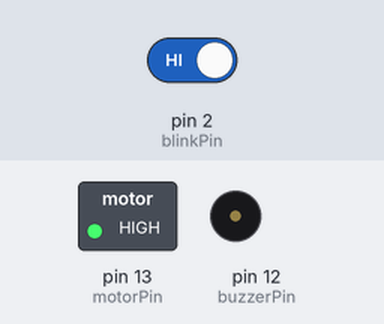
Recording of a sketch running on a simulated Arduino Uno, built with avr-gcc and run on an emulated ATmega328P. Parts: switched loads named in the sketch (green lamp = pin HIGH), buzzer (waves = sounding, pin HIGH). Inputs (shaded band) come from the test bench; at power-on: pin 2 (blinkPin) HIGH.

Above: at 1.2 s.
1.3 s: pin 2 (blinkPin) driven LOW
At 2.4 s:
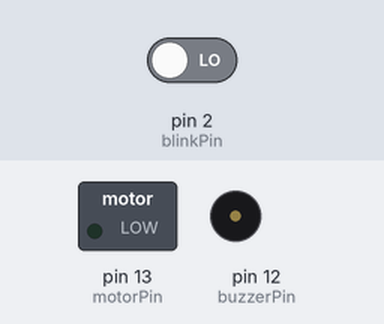
2.8 s: pin 2 (blinkPin) driven HIGH
At 4.7 s:
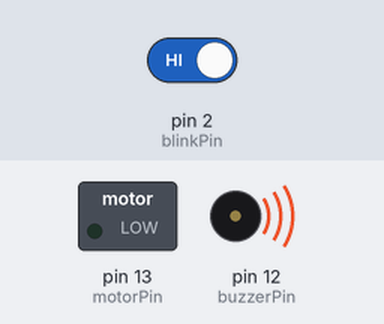
At 6.6 s:
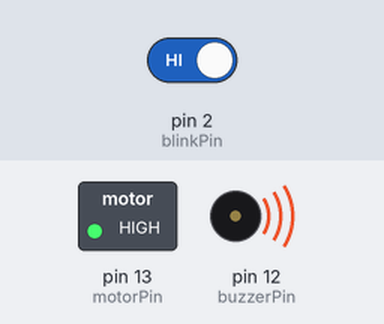
Timing chart, 0 to 8.1 s (numbered marks = the images above; inputs shaded):
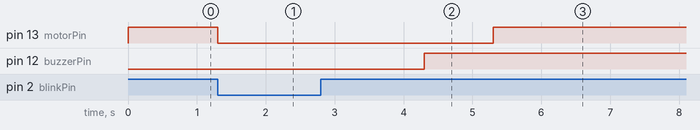

Measured:
- after the input at 1.3 s, pin 13 (motorPin): HIGH → LOW at once
- after the input at 2.8 s, pin 13 (motorPin): LOW → HIGH after 2.5 s; pin 12 (buzzerPin): LOW → HIGH after 1.5 s

The sketch:

Initial_Experimented_code_Anti_sleep_alarm_detection.ino
```cpp
//Program code for Anti sleep alram Detector for drivers
//Telugu Experiments with Lokesh

const int blinkPin = 2;
const int motorPin =  13;
const int buzzerPin =  12;

long time;

void setup() {
  pinMode(motorPin, OUTPUT);
  pinMode(buzzerPin, OUTPUT);
  pinMode(blinkPin, INPUT);
  digitalWrite(motorPin, HIGH);
}

void loop() {

 if(!digitalRead(blinkPin)){
  time=millis();
   while(!digitalRead(blinkPin)){
   digitalWrite(buzzerPin, LOW);
   digitalWrite(motorPin, LOW);
   delay(1000);
   }
}
 else {
  if(TimeDelay()>=3)digitalWrite(buzzerPin, HIGH);
  if(TimeDelay()>=4)digitalWrite(motorPin, HIGH);
 }
}

int TimeDelay(){
 long t=millis()-time;
 t=t/1000;
 return t;
}
```
